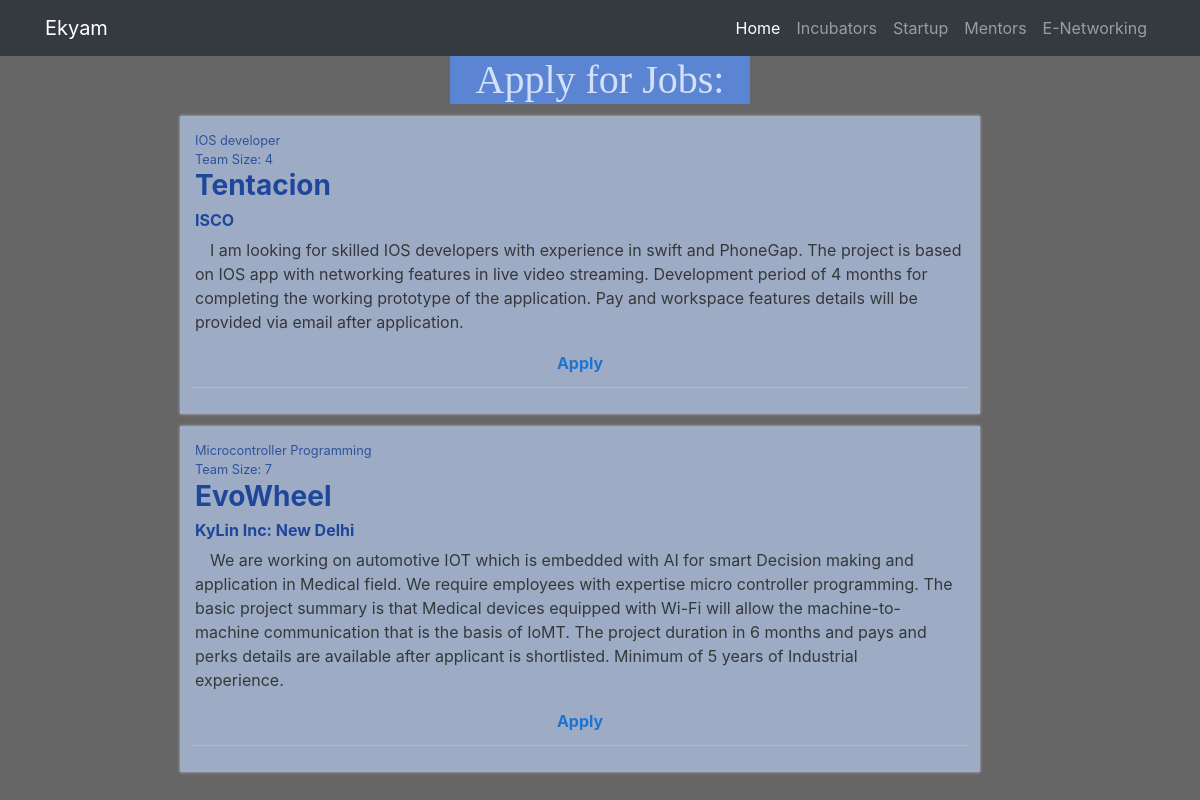
The page /startup/jobs/ (signed in) on the database its author committed.
### startup/models.py (models this page shows, shortened)
class TeamBuild(models.Model):
    name = models.CharField(max_length = 30)
    project_name = models.CharField(max_length = 30)
    project_description = models.TextField(max_length= 2500)
    skill_required = models.CharField(max_length = 200)
    team_size = models.IntegerField(default = 6)

### startup/views.py (the view)
# urls.py: url(r'jobs/', views.jobs, name = 'jobs'),
@login_required
def jobs(request):
    if not request.user.is_authenticated:
        return HttpResponseRedirect('/login/')
    jobs = TeamBuild.objects.all()
    return render(request, 'startup/jobs.html', {'jobs': jobs})

### startup/templates/startup/jobs.html (shortened to what this page needs)
{% extends 'startup/base.html' %}
{% block content %}
<h1 class = 'heading-text' > Apply for Jobs: </h1>
{% for job in jobs%}
        <div class="message-wrap col-lg-8">
            <div class="msg-wrap">
                <div class="media msg ">
                    <div class="media-body">
                        <small class="pull-right time"> {{ job.skill_required }}</small>
                        <small class="pull-right time"> <br>Team Size: {{ job.team_size }}</small>
                        <a href = '#'>
                          <h3 class="media-heading">{{ job.project_name }}</h3>
                          <h6 class="media-heading"> {{ job.name }} </h6>
                        </a>
                        <medium class="col-lg-10">
                          {{ job.project_description }}
                        </medium>
                    </div>
                </div>
                <div class="alert alert-info msg-date">
                   <a href = '#'> <strong>Apply</strong> </a>
                </div>
                    </div>
                </div>
{% endfor %}
{% endblock %}

### main/static/main/css/small-business.css (style rules this page uses)
body { padding-top: 54px; }
@media (min-width: 992px) { body { padding-top: 56px; } }

### startup/templates/startup/jobs.html (style rules this page uses)
.heading-text { font-family: castellar; text-align: center; background: #5b84d2; margin-left: 450px; margin-right: 450px; color: #d2e0fa; }
.message-wrap { box-shadow: 0 0 3px #ddd; padding:0; align-content: center; left: 15%; margin-top: 1%; background-color: #b6c9ec; opacity: 0.7; }
.msg { padding:5px; margin:0; }
.msg-wrap { padding:10px; max-height: 400px; overflow: auto; }
.time { color:#144cb4; }
.msg-wrap .media-heading { color:#003bb3; font-weight: 700; }
.msg-date { background: none; text-align: center; color:#aaa; border:none; box-shadow: none; border-bottom: 1px solid #ddd; }

### rows shown on the page
TeamBuild: skill_required "IOS developer", team_size "4", project_name "Tentacion", name "ISCO", project_description "I am looking for skilled IOS developers with experience in swift and PhoneGap. The project is based on IOS app with networking features in live video streaming. Development period of 4 months for completing the working prototype of the application. Pay and workspace features details will be provided via email after application."
TeamBuild: skill_required "Microcontroller Programming", team_size "7", project_name "EvoWheel", name "KyLin Inc: New Delhi", project_description "We are working on automotive IOT which is embedded with AI for smart Decision making and application in Medical field. We require employees with expertise micro controller programming. The basic project summary is that Medical devices equipped with Wi-Fi will allow the machine-to-machine communication that is the basis of IoMT. The project duration in 6 months and pays and perks details are available after applicant is shortlisted. Minimum of 5 years of Industrial experience."
